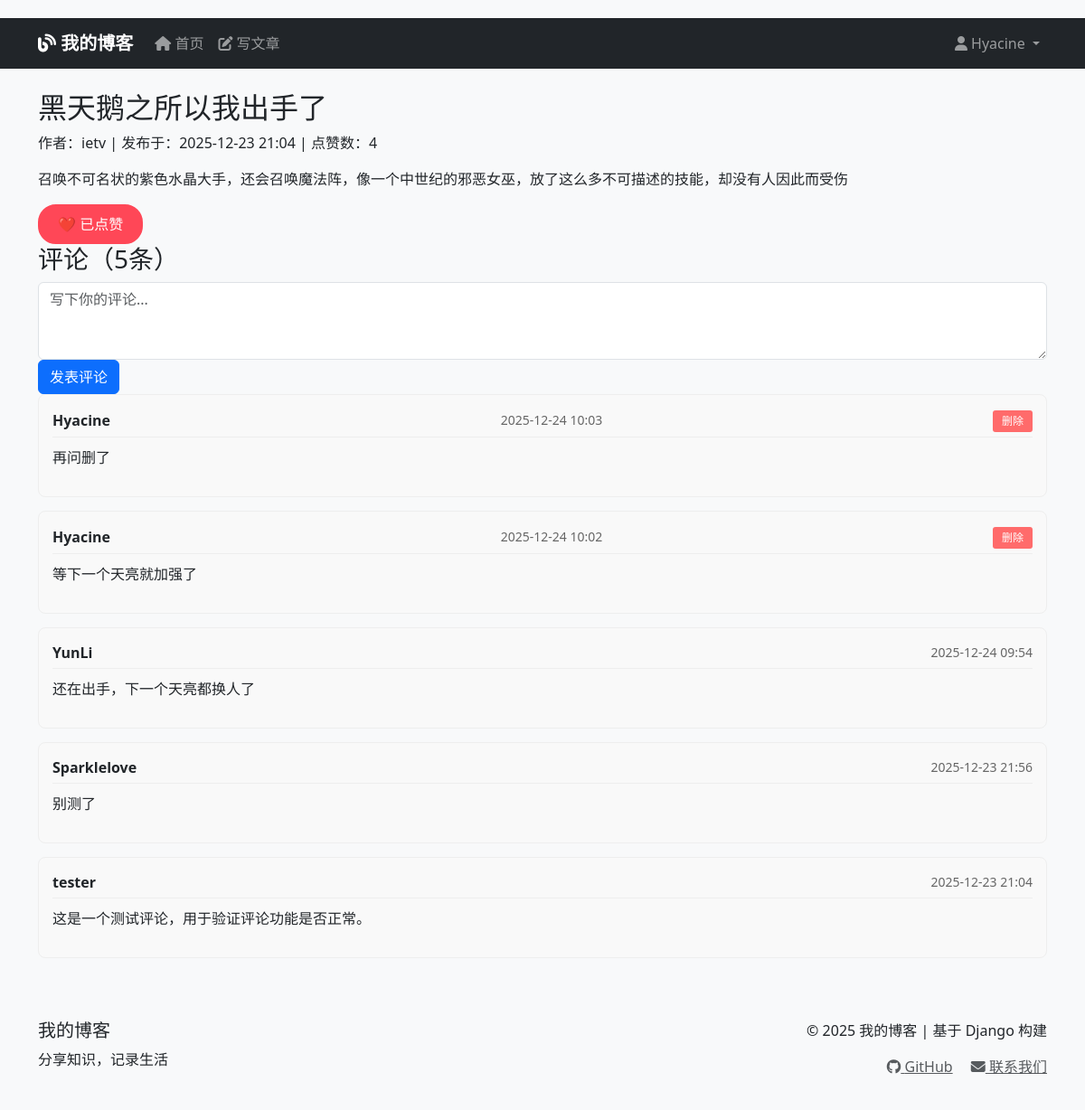
The app's page /post/5/ (signed in) with its own data.
### blogs/models.py (models this page shows, shortened)
class BlogPost(models.Model):
    title = models.CharField(max_length=200)
    content = models.TextField()
    owner = models.ForeignKey(User, on_delete=models.CASCADE)
    date_added = models.DateTimeField(auto_now_add=True)
    likes_count = models.PositiveIntegerField(default=0)
    def user_has_liked(self, user):
        if not user.is_authenticated:
            return False
        if not hasattr(user, 'id') or user.id is None:
            return False
        return self.likes.filter(user=user).exists()

class Comment(models.Model):
    post = models.ForeignKey(BlogPost, on_delete=models.CASCADE, related_name='comments')
    author = models.ForeignKey(User, on_delete=models.CASCADE)
    content = models.TextField(max_length=1000)
    created_at = models.DateTimeField(auto_now_add=True)
    updated_at = models.DateTimeField(auto_now=True)
    class Meta:
        ordering = ['-created_at']  # 按时间倒序排列

### blogs/views.py (the view)
# urls.py: path('post/<int:post_id>/', views.post_detail, name='post_detail'),
def post_detail(request, post_id):
    post = get_object_or_404(BlogPost, id=post_id)
    comments = post.comments.all()  # 获取所有评论
    comment_form = CommentForm()
    user_has_liked = False
    if request.user.is_authenticated:
        user_has_liked = post.user_has_liked(request.user)
    context = {
        'post': post,
        'comments': comments,
        'comment_form': comment_form,
        'user_has_liked': user_has_liked,
    }
    return render(request, 'blogs/post_detail.html', context)

### blogs/forms.py
class CommentForm(forms.ModelForm):
    class Meta:
        model = Comment
        fields = ['content']
        widgets = {
            'content': forms.Textarea(attrs={
                'rows': 3,
                'placeholder': '写下你的评论...',
                'class': 'form-control'
            })
        }
        labels = {
            'content': ''
        }

### blogs/templates/blogs/post_detail.html (shortened to what this page needs)
{% extends 'blogs/base.html' %}
{% block content %}
<article>
    <h2>{{ post.title }}</h2>
    <p class="post-meta">
        作者：{{ post.owner.username }} |
        发布于：{{ post.date_added|date:"Y-m-d H:i" }} |
        点赞数：<span id="likes-count">{{ post.likes_count }}</span>
    </p>
    <div class="post-content">
        {{ post.content|linebreaks }}
    </div>
    <div class="like-section">
        {% if user.is_authenticated %}
            <form method="post" action="{% url 'blogs:toggle_like' post.id %}" id="like-form">
                <button type="submit" class="like-btn {% if user_has_liked %}liked{% endif %}">
                    {% if user_has_liked %}
                        ❤️ 已点赞
                    {% else %}
                        🤍 点赞
                    {% endif %}
                </button>
            </form>
        {% else %}
            <p><a href="{% url 'accounts:login' %}">登录</a>后即可点赞</p>
        {% endif %}
    </div>
</article>
<section class="comments-section">
    <h3>评论（{{ comments.count }}条）</h3>
    {% if user.is_authenticated %}
    <form method="post" action="{% url 'blogs:add_comment' post.id %}" class="comment-form">
        <div class="form-group">
            {{ comment_form.content }}
        </div>
        <button type="submit" class="btn btn-primary">发表评论</button>
    </form>
    {% else %}
    <p>请先<a href="{% url 'accounts:login' %}">登录</a>后发表评论</p>
    {% endif %}
    <div class="comments-list">
        {% for comment in comments %}
        <div class="comment">
            <div class="comment-header">
                <strong>{{ comment.author.username }}</strong>
                <span class="comment-time">{{ comment.created_at|date:"Y-m-d H:i" }}</span>
                {% if user == comment.author or user == post.owner %}
                <form method="post" action="{% url 'blogs:delete_comment' comment.id %}"
                      class="delete-form" onsubmit="return confirm('确定删除这条评论吗？');">
                    <button type="submit" class="delete-btn">删除</button>
                </form>
                {% endif %}
            </div>
            <div class="comment-content">
                {{ comment.content|linebreaks }}
            </div>
        </div>
        {% empty %}
        <p class="no-comments">还没有评论，快来抢沙发吧！</p>
        {% endfor %}
    </div>
</section>
{% endblock %}

### blogs/templates/blogs/base.html (shortened to what this page needs)
<!DOCTYPE html>
<html lang="zh-cn">
<head>
    <link href="https://cdn.jsdelivr.net/npm/bootstrap@5.3.0/dist/css/bootstrap.min.css" rel="stylesheet">
    <link rel="stylesheet" href="https://cdnjs.cloudflare.com/ajax/libs/font-awesome/6.4.0/css/all.min.css">
</head>
<body>
    <nav class="navbar navbar-expand-lg navbar-dark bg-dark">
        <div class="container">
            <a class="navbar-brand" href="{% url 'blogs:index' %}">
                <i class="fas fa-blog"></i> 我的博客
            </a>
            <div class="collapse navbar-collapse" id="navbarNav">
                <ul class="navbar-nav me-auto">
                    <li class="nav-item">
                        <a class="nav-link" href="{% url 'blogs:index' %}">
                            <i class="fas fa-home"></i> 首页
                        </a>
                    </li>
                    <li class="nav-item">
                        <a class="nav-link" href="{% url 'blogs:new_post' %}">
                            <i class="fas fa-edit"></i> 写文章
                        </a>
                    </li>
                </ul>
                <ul class="navbar-nav">
                    {% if user.is_authenticated %}
                    <li class="nav-item dropdown">
                        <a class="nav-link dropdown-toggle" href="#" id="userDropdown" role="button"
                           data-bs-toggle="dropdown" aria-expanded="false">
                            <i class="fas fa-user"></i> {{ user.username }}
                        </a>
                    </li>
                    {% endif %}
                </ul>
            </div>
        </div>
    </nav>
    <div class="container mt-4">
        {% block content %}{% endblock %}
    </div>
    <footer class="mt-5">
        <div class="container">
            <div class="row">
                <div class="col-md-6">
                    <h5>我的博客</h5>
                    <p>分享知识，记录生活</p>
                </div>
                <div class="col-md-6 text-end">
                    <p>&copy; 2025 我的博客 | 基于 Django 构建</p>
                    <p>
                        <a href="#" class="text-muted me-3"><i class="fab fa-github"></i> GitHub</a>
                        <a href="#" class="text-muted"><i class="fas fa-envelope"></i> 联系我们</a>
                    </p>
                </div>
            </div>
        </div>
    </footer>
</body>
</html>

### blogs/templates/blogs/base.html (style rules this page uses)
body { padding-top: 20px; background-color: #f8f9fa; }
.navbar-brand { font-weight: bold; }
footer { margin-top: 50px; padding: 20px 0; background-color: #f8f9fa; }

### blogs/templates/blogs/post_detail.html (style rules this page uses)
.like-btn { background: none; border: 2px solid #ff4757; color: #ff4757; padding: 8px 20px; border-radius: 20px; cursor: pointer; font-size: 16px; transition: all 0.3s; }
.like-btn.liked { background: #ff4757; color: white; }
.comment { border: 1px solid #eee; border-radius: 8px; padding: 15px; margin-bottom: 15px; background: #f9f9f9; }
.comment-header { display: flex; justify-content: space-between; align-items: center; margin-bottom: 10px; border-bottom: 1px solid #eee; padding-bottom: 5px; }
.comment-time { color: #666; font-size: 14px; }
.delete-form { display: inline; }
.delete-btn { background: #ff6b6b; color: white; border: none; padding: 3px 10px; border-radius: 3px; cursor: pointer; font-size: 12px; }

### records on screen
BlogPost: title "黑天鹅之所以我出手了", owner.username "ietv", date_added "2025-12-23 21:04", likes_count "4", content "召唤不可名状的紫色水晶大手，还会召唤魔法阵，像一个中世纪的邪恶女巫，放了这么多不可描述的技能，却没有人因此而受伤", count "5"
Comment: author.username "Hyacine", created_at "2025-12-24 10:03", shows "删除", content "再问删了"
Comment: author.username "Hyacine", created_at "2025-12-24 10:02", shows "删除", content "等下一个天亮就加强了"
Comment: author.username "YunLi", created_at "2025-12-24 09:54", content "还在出手，下一个天亮都换人了"
Comment: author.username "Sparklelove", created_at "2025-12-23 21:56", content "别测了"
Comment: author.username "tester", created_at "2025-12-23 21:04", content "这是一个测试评论，用于验证评论功能是否正常。"

### other values on screen
{{ user.username }} "Hyacine"
